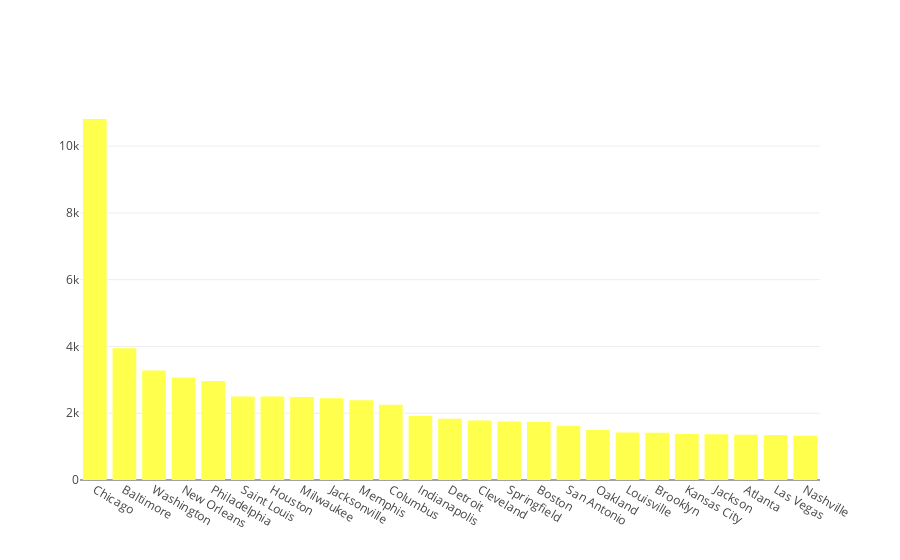

Notebook source saved alongside this figure:
### Code cell
d = [go.Bar(x=list(city.index),y=list(city.values),marker=dict(color='#ffff4d'))]
iplot(go.Figure(data=d))

### Figure 1 — Plotly figure (JSON) as saved in the notebook; plotly's stock layout.template omitted (floating-point values rounded to 4 significant figures)
{"data": [{"type": "bar", "x": ["Chicago", "Baltimore", "Washington", "New Orleans", "Philadelphia", "Saint Louis", "Houston", "Milwaukee", "Jacksonville", "Memphis", "Columbus", "Indianapolis", "Detroit", "Cleveland", "Springfield", "Boston", "San Antonio", "Oakland", "Louisville", "Brooklyn", "Kansas City", "Jackson", "Atlanta", "Las Vegas", "Nashville"], "y": [10814, 3943, 3279, 3071, 2963, 2501, 2501, 2487, 2448, 2386, 2252, 1920, 1834, 1784, 1755, 1737, 1628, 1501, 1425, 1418, 1381, 1367, 1358, 1348, 1329], "marker": {"color": "#ffff4d"}}], "layout": {}}
